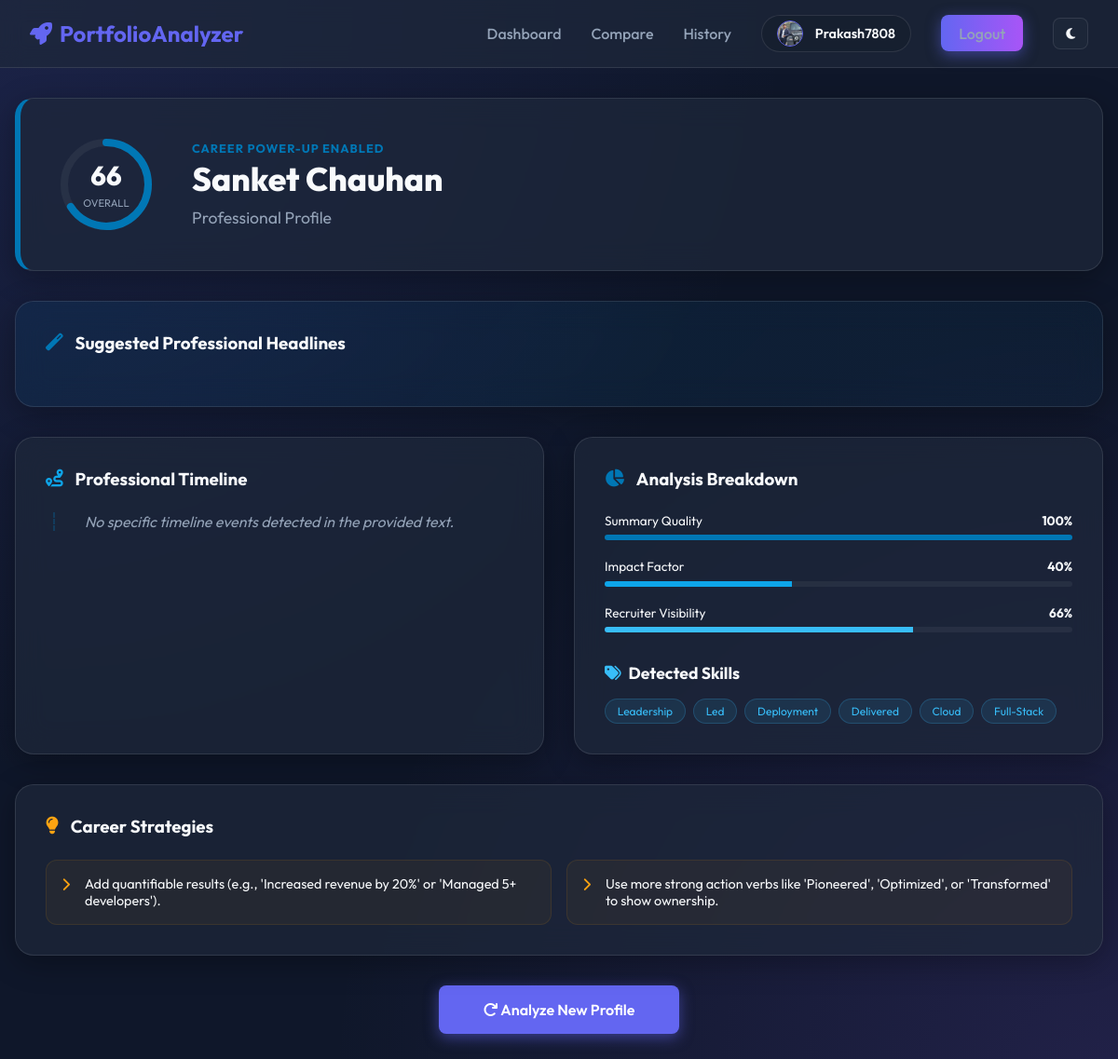
Screenshot of /linkedin/result/2/ (signed in) with the database file from the repository.
### users/models.py (models this page shows, shortened)
class Profile(models.Model):
    user = models.OneToOneField(User, on_delete=models.CASCADE)
    github_username = models.CharField(max_length=100, blank=True, null=True)
    profile_image = models.ImageField(upload_to='profiles/', blank=True, null=True)
    bio = models.TextField(blank=True, null=True)
    is_blocked = models.BooleanField(default=False)

### analyzer/models.py (models this page shows, shortened)
class LinkedInReport(models.Model):
    user = models.ForeignKey(User, on_delete=models.CASCADE, related_name='linkedin_reports', null=True, blank=True)
    full_name = models.CharField(max_length=200)
    headline = models.CharField(max_length=255, blank=True)
    profile_text = models.TextField()
    professional_score = models.IntegerField(default=0)
    summary_strength = models.IntegerField(default=0)
    experience_impact = models.IntegerField(default=0)
    keyword_density = models.IntegerField(default=0)
    impact_keywords = models.JSONField(default=list)
    suggestions = models.JSONField(default=list)
    missing_elements = models.JSONField(default=list)
    target_jd = models.TextField(blank=True, null=True)
    jd_match_score = models.IntegerField(default=0)
    suggested_headlines = models.JSONField(default=list)
    experience_data = models.JSONField(default=list)  # Stores parsed timeline data
    created_at = models.DateTimeField(auto_now_add=True)

### analyzer/views.py (the view)
# urls.py: path('linkedin/result/<int:report_id>/', views.linkedin_result, name='linkedin_result'),
def linkedin_result(request, report_id):
    report = get_object_or_404(LinkedInReport, id=report_id)
    dash_offset = 282.7 - (282.7 * report.professional_score / 100)
    return render(request, 'analyzer/linkedin_result.html', {
        'report': report,
        'dash_offset': dash_offset
    })

### templates/analyzer/linkedin_result.html (shortened to what this page needs)
{% extends 'base.html' %}
{% block content %}
<div style="margin-top: 2rem; margin-bottom: 4rem;">
    <div class="glass-card" style="margin-bottom: 2rem; display: flex; flex-wrap: wrap; gap: 2rem; align-items: center; border-left: 6px solid #0077b5;">
        <div style="position: relative; width: 120px; height: 120px;">
            <svg style="width: 100%; height: 100%; transform: rotate(-90deg);">
                <circle cx="60" cy="60" r="45" style="fill: none; stroke: rgba(255,255,255,0.05); stroke-width: 8;"></circle>
                <circle cx="60" cy="60" r="45" style="fill: none; stroke: #0077b5; stroke-width: 8; stroke-dasharray: 282.7; stroke-dashoffset: {{ dash_offset }}; stroke-linecap: round; transition: 1.5s ease-out;"></circle>
            </svg>
            <div style="position: absolute; top: 50%; left: 50%; transform: translate(-50%, -50%); text-align: center;">
                <span style="font-size: 1.8rem; font-weight: 800; display: block;">{{ report.professional_score }}</span>
                <span style="font-size: 0.7rem; color: var(--text-dim); text-transform: uppercase;">Overall</span>
            </div>
        </div>
        <div style="flex: 1; min-width: 250px;">
            <p style="color: #0077b5; font-weight: 700; margin-bottom: 0.2rem; text-transform: uppercase; letter-spacing: 1px; font-size: 0.8rem;">Career Power-Up Enabled</p>
            <h1 style="font-size: 2.2rem; font-weight: 800; margin-bottom: 0.5rem;">{{ report.full_name }}</h1>
            <p style="color: var(--text-dim); font-size: 1.1rem;">{{ report.headline|default:"Professional Profile" }}</p>
        </div>
    </div>
    <div class="glass-card" style="margin-bottom: 2rem; background: linear-gradient(135deg, rgba(0, 119, 181, 0.1) 0%, rgba(14, 165, 233, 0.05) 100%);">
        <h3 style="margin-bottom: 1.5rem; display: flex; align-items: center; gap: 0.8rem;">
            <i class="fas fa-magic" style="color: #0077b5;"></i> Suggested Professional Headlines
        </h3>
    </div>
    <div style="display: grid; grid-template-columns: repeat(auto-fit, minmax(350px, 1fr)); gap: 2rem;">
        <div class="glass-card">
            <h3 style="margin-bottom: 1.5rem; display: flex; align-items: center; gap: 0.8rem;">
                <i class="fas fa-route" style="color: #0ea5e9;"></i> Professional Timeline
            </h3>
            <div style="position: relative; padding-left: 2rem; border-left: 2px dashed rgba(0, 119, 181, 0.3); margin-left: 0.5rem;">
                {% for exp in report.experience_data %}
                <div style="position: relative; margin-bottom: 2rem;">
                    <div style="position: absolute; left: -2.3rem; top: 0; width: 12px; height: 12px; background: #0077b5; border-radius: 50%; box-shadow: 0 0 10px rgba(0, 119, 181, 0.5);"></div>
                    <div style="font-size: 0.75rem; font-weight: 700; color: #0077b5; text-transform: uppercase;">{{ exp.date }}</div>
                    <div style="font-weight: 600; font-size: 1rem;">{{ exp.title }}</div>
                </div>
                {% empty %}
                <p style="color: var(--text-dim); font-style: italic;">No specific timeline events detected in the provided text.</p>
                {% endfor %}
            </div>
        </div>
        <div class="glass-card">
            <h3 style="margin-bottom: 1.5rem; display: flex; align-items: center; gap: 0.8rem;">
                <i class="fas fa-chart-pie" style="color: #0077b5;"></i> Analysis Breakdown
            </h3>
            <div style="display: flex; flex-direction: column; gap: 1.2rem;">
                <div>
                    <div style="display: flex; justify-content: space-between; margin-bottom: 0.4rem; font-size: 0.85rem;">
                        <span>Summary Quality</span>
                        <span style="font-weight: 700;">{{ report.summary_strength }}%</span>
                    </div>
                    <div style="width: 100%; height: 6px; background: rgba(255,255,255,0.05); border-radius: 3px; overflow: hidden;">
                        <div style="width: {{ report.summary_strength }}%; height: 100%; background: #0077b5;"></div>
                    </div>
                </div>
                <div>
                    <div style="display: flex; justify-content: space-between; margin-bottom: 0.4rem; font-size: 0.85rem;">
                        <span>Impact Factor</span>
                        <span style="font-weight: 700;">{{ report.experience_impact }}%</span>
                    </div>
                    <div style="width: 100%; height: 6px; background: rgba(255,255,255,0.05); border-radius: 3px; overflow: hidden;">
                        <div style="width: {{ report.experience_impact }}%; height: 100%; background: #0ea5e9;"></div>
                    </div>
                </div>
                <div>
                    <div style="display: flex; justify-content: space-between; margin-bottom: 0.4rem; font-size: 0.85rem;">
                        <span>Recruiter Visibility</span>
                        <span style="font-weight: 700;">{{ report.keyword_density }}%</span>
                    </div>
                    <div style="width: 100%; height: 6px; background: rgba(255,255,255,0.05); border-radius: 3px; overflow: hidden;">
                        <div style="width: {{ report.keyword_density }}%; height: 100%; background: #38bdf8;"></div>
                    </div>
                </div>
            </div>
            <h3 style="margin: 2rem 0 1rem; font-size: 1.1rem; display: flex; align-items: center; gap: 0.5rem;">
                <i class="fas fa-tags" style="color: #38bdf8;"></i> Detected Skills
            </h3>
            <div style="display: flex; gap: 0.5rem; flex-wrap: wrap;">
                {% for keyword in report.impact_keywords %}
                    <span style="background: rgba(56, 189, 248, 0.1); color: #38bdf8; padding: 0.3rem 0.8rem; border-radius: 30px; font-size: 0.75rem; border: 1px solid rgba(56, 189, 248, 0.2);">
                        {{ keyword|title }}
                    </span>
                {% endfor %}
            </div>
        </div>
    </div>
    <div class="glass-card" style="margin-top: 2rem;">
        <h3 style="margin-bottom: 1.5rem; display: flex; align-items: center; gap: 0.8rem;">
            <i class="fas fa-lightbulb" style="color: #fca311;"></i> Career Strategies
        </h3>
        <div style="grid-template-columns: repeat(auto-fit, minmax(280px, 1fr)); display: grid; gap: 1rem;">
            {% for suggestion in report.suggestions %}
            <div style="display: flex; gap: 1rem; padding: 1rem; background: rgba(252, 163, 17, 0.05); border-radius: 12px; border: 1px solid rgba(252, 163, 17, 0.1); font-size: 0.9rem;">
                <i class="fas fa-chevron-right" style="color: #fca311; margin-top: 0.2rem;"></i>
                <span>{{ suggestion }}</span>
            </div>
            {% endfor %}
        </div>
    </div>
    <div style="margin-top: 2rem; text-align: center;">
        <a href="{% url 'dashboard' %}" class="btn btn-primary" style="padding: 1rem 3rem;"><i class="fas fa-redo"></i> Analyze New Profile</a>
    </div>
</div>
{% endblock %}

### templates/base.html (shortened to what this page needs)
<!DOCTYPE html>
<html lang="en">
<head>
    <link rel="stylesheet" href="https://cdnjs.cloudflare.com/ajax/libs/font-awesome/6.5.1/css/all.min.css">
</head>
<body>
    <nav class="navbar">
        <a href="/" class="logo">
            <i class="fas fa-rocket"></i> PortfolioAnalyzer
        </a>
        <div class="nav-links">
            <a href="{% url 'dashboard' %}">Dashboard</a>
            <a href="{% url 'compare' %}">Compare</a>
            {% if user.is_authenticated %}
                <a href="{% url 'history' %}">History</a>
                <div style="display: flex; align-items: center; gap: 0.8rem; background: rgba(0,0,0,0.1); padding: 0.3rem 1rem; border-radius: 30px; border: 1px solid var(--glass-border);">
                    {% if user.profile %}
                        <img src="{% if user.profile.profile_image %}{{ user.profile.profile_image.url }}{% else %}https://api.dicebear.com/7.x/avataaars/svg?seed={{ user.username }}{% endif %}"
                             style="width: 28px; height: 28px; border-radius: 50%; object-fit: cover; border: 1px solid var(--primary);">
                        <a href="{% url 'profile' %}" style="color: var(--text-main); font-weight: 600; font-size: 0.9rem;">{{ user.username }}</a>
                    {% endif %}
                </div>
                <a href="{% url 'logout' %}" class="btn btn-primary" style="background: linear-gradient(90deg, #6366f1, #a855f7); border: none;">Logout</a>
            {% else %}
                <a href="{% url 'login' %}">Login</a>
                <a href="{% url 'register' %}" class="btn btn-primary">Sign Up</a>
            {% endif %}
            <button id="theme-toggle" class="btn" style="background: var(--glass); border: 1px solid var(--glass-border); color: var(--text-main); padding: 0.5rem 0.8rem;">
                <i class="fas fa-moon" id="theme-icon"></i>
            </button>
        </div>
    </nav>
    <div class="container">
        {% block content %}{% endblock %}
    </div>
</body>
</html>

### templates/base.html (style rules this page uses)
:root { --primary: #6366f1; --primary-glow: rgba(99, 102, 241, 0.5); --bg-dark: #0f172a; --glass: rgba(30, 41, 59, 0.7); --glass-border: rgba(255, 255, 255, 0.1); --text-main: #f8fafc; --text-dim: #94a3b8; --card-bg: rgba(30, 41, 59, 0.7); --input-bg: rgba(15, 23, 42, 0.5); }
* { margin: 0; padding: 0; box-sizing: border-box; font-family: 'Outfit', sans-serif; }
body { background-color: var(--bg-dark); color: var(--text-main); min-height: 100vh; background-image: radial-gradient(at 0% 0%, rgba(99, 102, 241, 0.15) 0px, transparent 50%), radial-gradient(at 100% 100%, rgba(139, 92, 246, 0.15) 0px, transparent 50%); overflow-x: hidden; }
.navbar { backdrop-filter: blur(12px); background: var(--glass); border-bottom: 1px solid var(--glass-border); padding: 1rem 2rem; display: flex; justify-content: space-between; align-items: center; position: sticky; top: 0; z-index: 1000; }
.logo { font-size: 1.5rem; font-weight: 700; color: var(--primary); text-decoration: none; display: flex; align-items: center; gap: 0.5rem; }
.nav-links { display: flex; gap: 2rem; align-items: center; }
.nav-links a { color: var(--text-dim); text-decoration: none; font-weight: 500; transition: 0.3s; }
.btn { padding: 0.6rem 1.2rem; border-radius: 8px; font-weight: 600; cursor: pointer; transition: 0.3s; text-decoration: none; display: inline-block; border: none; }
.btn-primary { background: var(--primary); color: white; box-shadow: 0 4px 15px var(--primary-glow); }
.container { max-width: 1200px; margin: 2rem auto; padding: 0 1rem; }
.glass-card { background: var(--glass); backdrop-filter: blur(16px); border: 1px solid var(--glass-border); border-radius: 20px; padding: 2rem; box-shadow: 0 8px 32px rgba(0, 0, 0, 0.3); }

### rows the page displays
LinkedInReport: professional_score "66", full_name "Sanket Chauhan", headline "Professional Profile", summary_strength "100", experience_impact "40", keyword_density "66"

### other values shown
{{ user.username }} "Prakash7808"
{{ keyword|title }} "Leadership" "Led" "Deployment" "Delivered" "Cloud" "Full-Stack"
{{ suggestion }} "Add quantifiable results (e.g., 'Increased revenue by 20%' or 'Managed 5+ developers')." "Use more strong action verbs like 'Pioneered', 'Optimized', or 'Transformed' to show ownership."
